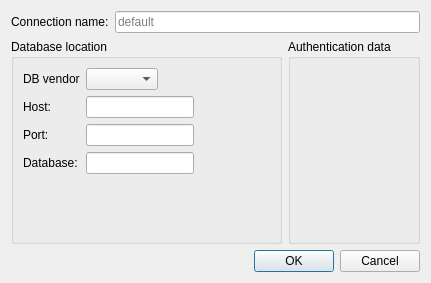
<?xml version="1.0" encoding="UTF-8"?>
<ui version="4.0">
 <class>EditConnectionDialog</class>
 <widget class="QDialog" name="EditConnectionDialog">
  <property name="windowModality">
   <enum>Qt::WindowModal</enum>
  </property>
  <property name="geometry">
   <rect>
    <x>0</x>
    <y>0</y>
    <width>431</width>
    <height>283</height>
   </rect>
  </property>
  <property name="sizePolicy">
   <sizepolicy hsizetype="Preferred" vsizetype="Fixed">
    <horstretch>0</horstretch>
    <verstretch>0</verstretch>
   </sizepolicy>
  </property>
  <property name="windowTitle">
   <string>Connection Settings</string>
  </property>
  <layout class="QVBoxLayout" name="verticalLayout">
   <item>
    <layout class="QHBoxLayout" name="horizontalLayout">
     <item>
      <widget class="QLabel" name="lblName">
       <property name="text">
        <string>Connection name:</string>
       </property>
      </widget>
     </item>
     <item>
      <widget class="QLineEdit" name="leName">
       <property name="placeholderText">
        <string>default</string>
       </property>
      </widget>
     </item>
    </layout>
   </item>
   <item>
    <layout class="QHBoxLayout" name="mainLayout">
     <property name="rightMargin">
      <number>0</number>
     </property>
     <item>
      <widget class="QGroupBox" name="urlLayout">
       <property name="title">
        <string>Database location</string>
       </property>
       <layout class="QFormLayout" name="formLayout">
        <property name="fieldGrowthPolicy">
         <enum>QFormLayout::FieldsStayAtSizeHint</enum>
        </property>
        <item row="0" column="0">
         <widget class="QLabel" name="dBVendorLabel">
          <property name="text">
           <string>DB vendor</string>
          </property>
         </widget>
        </item>
        <item row="0" column="1">
         <widget class="QComboBox" name="dBVendorComboBox">
          <property name="sizePolicy">
           <sizepolicy hsizetype="Expanding" vsizetype="Fixed">
            <horstretch>0</horstretch>
            <verstretch>0</verstretch>
           </sizepolicy>
          </property>
         </widget>
        </item>
        <item row="1" column="0">
         <widget class="QLabel" name="lblHost">
          <property name="text">
           <string>Host:</string>
          </property>
         </widget>
        </item>
        <item row="1" column="1">
         <widget class="QLineEdit" name="leHost"/>
        </item>
        <item row="2" column="0">
         <widget class="QLabel" name="lblPort">
          <property name="text">
           <string>Port:</string>
          </property>
         </widget>
        </item>
        <item row="2" column="1">
         <widget class="QLineEdit" name="lePort">
          <property name="inputMethodHints">
           <set>Qt::ImhDigitsOnly</set>
          </property>
         </widget>
        </item>
        <item row="3" column="0">
         <widget class="QLabel" name="lblDatabase">
          <property name="text">
           <string>Database:</string>
          </property>
         </widget>
        </item>
        <item row="3" column="1">
         <widget class="QLineEdit" name="leDatabase"/>
        </item>
       </layout>
      </widget>
     </item>
     <item>
      <widget class="QGroupBox" name="gbUserData">
       <property name="title">
        <string>Authentication data</string>
       </property>
       <layout class="QVBoxLayout" name="verticalLayout_2">
        <item>
         <widget class="U2::AuthenticationWidget" name="authenticationWidget" native="true"/>
        </item>
       </layout>
      </widget>
     </item>
    </layout>
   </item>
   <item>
    <widget class="QDialogButtonBox" name="buttonBox">
     <property name="orientation">
      <enum>Qt::Horizontal</enum>
     </property>
     <property name="standardButtons">
      <set>QDialogButtonBox::Cancel|QDialogButtonBox::Ok</set>
     </property>
    </widget>
   </item>
  </layout>
 </widget>
 <customwidgets>
  <customwidget>
   <class>U2::AuthenticationWidget</class>
   <extends>QWidget</extends>
   <header>./util/AuthenticationWidget.h</header>
   <container>1</container>
  </customwidget>
 </customwidgets>
 <tabstops>
  <tabstop>leName</tabstop>
  <tabstop>dBVendorComboBox</tabstop>
  <tabstop>leHost</tabstop>
  <tabstop>lePort</tabstop>
  <tabstop>leDatabase</tabstop>
  <tabstop>buttonBox</tabstop>
 </tabstops>
 <resources/>
 <connections>
  <connection>
   <sender>buttonBox</sender>
   <signal>accepted()</signal>
   <receiver>EditConnectionDialog</receiver>
   <slot>accept()</slot>
   <hints>
    <hint type="sourcelabel">
     <x>248</x>
     <y>254</y>
    </hint>
    <hint type="destinationlabel">
     <x>157</x>
     <y>274</y>
    </hint>
   </hints>
  </connection>
  <connection>
   <sender>buttonBox</sender>
   <signal>rejected()</signal>
   <receiver>EditConnectionDialog</receiver>
   <slot>reject()</slot>
   <hints>
    <hint type="sourcelabel">
     <x>316</x>
     <y>260</y>
    </hint>
    <hint type="destinationlabel">
     <x>286</x>
     <y>274</y>
    </hint>
   </hints>
  </connection>
 </connections>
</ui>
